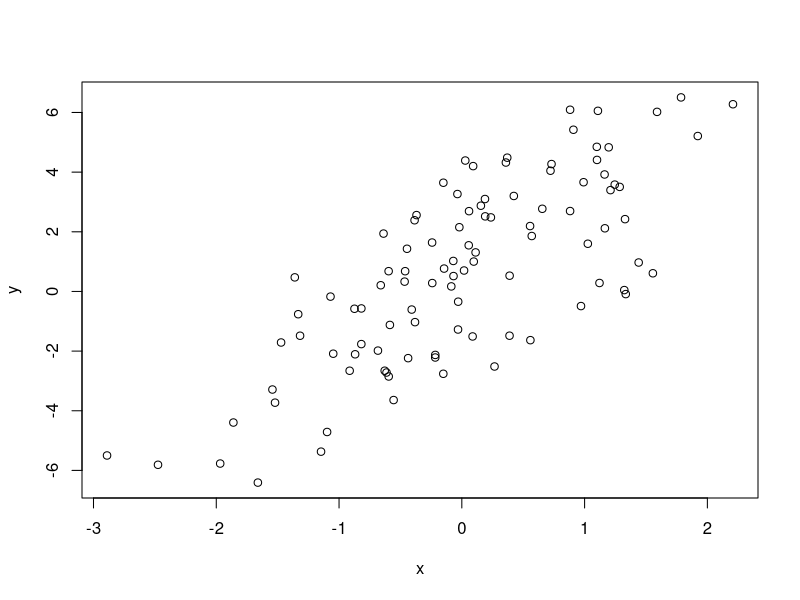

R code for this plot:
set.seed(20)
x <- rnorm(100)
e <- rnorm(100,0,2)
y <- 0.5 + 2 * x + e
summary(y)
plot(x,y)


# set.seed(10)
# x <- rbinom(100,1,0.5)
# e <- rnorm(100,0,2)
# y <- 0.5 + 2 * x + e
# summary(y)


